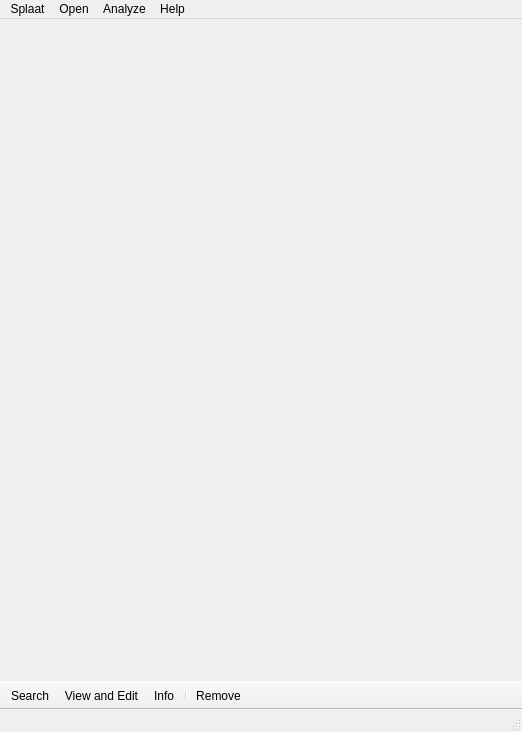
<?xml version="1.0" encoding="UTF-8"?>
<ui version="4.0">
 <class>MainWindow</class>
 <widget class="QMainWindow" name="MainWindow">
  <property name="geometry">
   <rect>
    <x>0</x>
    <y>0</y>
    <width>522</width>
    <height>732</height>
   </rect>
  </property>
  <property name="minimumSize">
   <size>
    <width>522</width>
    <height>732</height>
   </size>
  </property>
  <property name="windowTitle">
   <string>Splaat</string>
  </property>
  <property name="styleSheet">
   <string notr="true"/>
  </property>
  <property name="animated">
   <bool>true</bool>
  </property>
  <property name="documentMode">
   <bool>false</bool>
  </property>
  <property name="dockOptions">
   <set>QMainWindow::AllowTabbedDocks|QMainWindow::AnimatedDocks|QMainWindow::ForceTabbedDocks|QMainWindow::VerticalTabs</set>
  </property>
  <widget class="FileListWidget" name="centralwidget">
   <layout class="QVBoxLayout" name="verticalLayout_4">
    <property name="spacing">
     <number>0</number>
    </property>
    <property name="leftMargin">
     <number>0</number>
    </property>
    <property name="topMargin">
     <number>0</number>
    </property>
    <property name="rightMargin">
     <number>0</number>
    </property>
    <property name="bottomMargin">
     <number>0</number>
    </property>
   </layout>
  </widget>
  <widget class="QMenuBar" name="menubar">
   <property name="geometry">
    <rect>
     <x>0</x>
     <y>0</y>
     <width>522</width>
     <height>21</height>
    </rect>
   </property>
   <widget class="QMenu" name="menuSplaat">
    <property name="title">
     <string>Splaat</string>
    </property>
    <widget class="QMenu" name="menuExit">
     <property name="title">
      <string>Exit</string>
     </property>
    </widget>
    <addaction name="actionAbout"/>
    <addaction name="separator"/>
    <addaction name="actionPreferences"/>
    <addaction name="separator"/>
    <addaction name="menuExit"/>
   </widget>
   <widget class="QMenu" name="menuHelp">
    <property name="title">
     <string>Help</string>
    </property>
    <addaction name="actionSplaat_Intro"/>
    <addaction name="actionOpenGuidelines"/>
    <addaction name="actionReport_bug"/>
   </widget>
   <widget class="QMenu" name="menuOpen">
    <property name="title">
     <string>Open</string>
    </property>
    <widget class="QMenu" name="loadRecentFoldersMenu">
     <property name="title">
      <string>Recent folders</string>
     </property>
     <addaction name="separator"/>
    </widget>
    <addaction name="actionOpenFolder"/>
    <addaction name="loadRecentFoldersMenu"/>
   </widget>
   <widget class="QMenu" name="menuAnalyze">
    <property name="title">
     <string>Analyze</string>
    </property>
    <addaction name="actionAnalyze_alignments"/>
   </widget>
   <addaction name="menuSplaat"/>
   <addaction name="menuOpen"/>
   <addaction name="menuAnalyze"/>
   <addaction name="menuHelp"/>
  </widget>
  <widget class="QToolBar" name="toolBar">
   <property name="windowTitle">
    <string>toolBar</string>
   </property>
   <property name="movable">
    <bool>false</bool>
   </property>
   <property name="allowedAreas">
    <set>Qt::BottomToolBarArea</set>
   </property>
   <property name="toolButtonStyle">
    <enum>Qt::ToolButtonTextOnly</enum>
   </property>
   <attribute name="toolBarArea">
    <enum>BottomToolBarArea</enum>
   </attribute>
   <attribute name="toolBarBreak">
    <bool>false</bool>
   </attribute>
   <addaction name="actionSearch"/>
   <addaction name="actionView"/>
   <addaction name="actionInfo"/>
   <addaction name="separator"/>
   <addaction name="actionRemove"/>
  </widget>
  <widget class="QStatusBar" name="statusBar"/>
  <action name="actionAbout">
   <property name="text">
    <string>About Splaat</string>
   </property>
  </action>
  <action name="actionOpenGuidelines">
   <property name="text">
    <string>Open annotation guidelines</string>
   </property>
  </action>
  <action name="actionSplaat_Intro">
   <property name="text">
    <string>Splaat Intro</string>
   </property>
  </action>
  <action name="actionOpenFolder">
   <property name="text">
    <string>Open folder...</string>
   </property>
  </action>
  <action name="actionView">
   <property name="text">
    <string>View and Edit</string>
   </property>
   <property name="toolTip">
    <string>View and edit selected file</string>
   </property>
   <property name="menuRole">
    <enum>QAction::NoRole</enum>
   </property>
  </action>
  <action name="actionPreferences">
   <property name="text">
    <string>Preferences...</string>
   </property>
  </action>
  <action name="actionReport_bug">
   <property name="text">
    <string>Report bug</string>
   </property>
  </action>
  <action name="actionAnalyze_alignments">
   <property name="text">
    <string>Analyze alignments</string>
   </property>
  </action>
  <action name="actionSearch">
   <property name="text">
    <string>Search</string>
   </property>
   <property name="menuRole">
    <enum>QAction::NoRole</enum>
   </property>
  </action>
  <action name="actionInfo">
   <property name="text">
    <string>Info</string>
   </property>
   <property name="menuRole">
    <enum>QAction::NoRole</enum>
   </property>
  </action>
  <action name="actionRemove">
   <property name="text">
    <string>Remove</string>
   </property>
   <property name="menuRole">
    <enum>QAction::NoRole</enum>
   </property>
  </action>
 </widget>
 <customwidgets>
  <customwidget>
   <class>FileListWidget</class>
   <extends>QWidget</extends>
   <header>splaat.desktop.widgets</header>
   <container>1</container>
  </customwidget>
 </customwidgets>
 <resources/>
 <connections/>
</ui>
